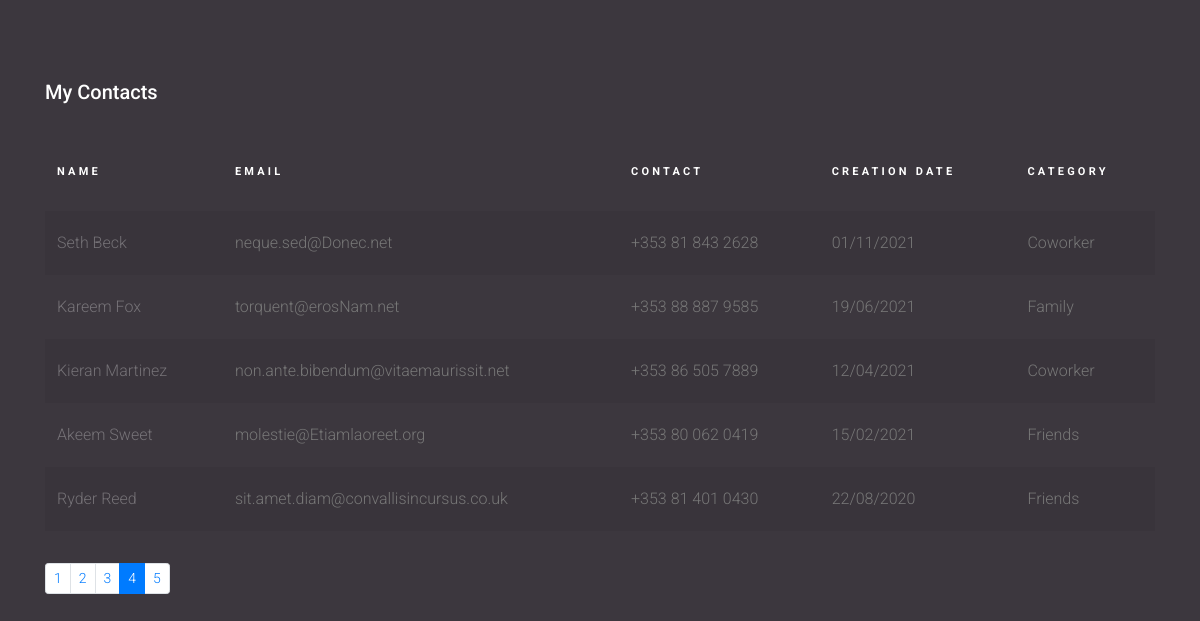
/?page=4, run on the app's committed database.
### contacts/models.py (models this page shows, shortened)
class Contact(models.Model):
    name = models.CharField(max_length=50)
    email = models.CharField(max_length=100)
    contact = models.CharField(max_length=50)
    description = models.TextField(blank=True)
    creation_date = models.DateTimeField(default=timezone.now)
    category = models.ForeignKey(Category, on_delete=models.DO_NOTHING)
    to_show = models.BooleanField(default=True)

class Category(models.Model):
    name = models.CharField(max_length=50)
    def __str__(self):
        return self.name

### contacts/views.py (the view)
# urls.py: path('', views.index, name='index'),
def index(request):
    contacts = Contact.objects.all()
    paginator = Paginator(contacts, 5)
    page = request.GET.get('page')
    contacts = paginator.get_page(page)
    return render(request, 'contacts/index.html', {
        'contacts': contacts
    })

### contacts/templates/contacts/index.html
{% extends 'base.html' %}
{% block 'content' %}
<div class="content">
    <div class="container">
        <h2 class="mb-5">My Contacts</h2>
        <div class="table-responsive">
            <table class="table table-striped custom-table">
                <thead>
                <tr>
                    <th scope="col">Name</th>
                    <th scope="col">Email</th>
                    <th scope="col">Contact</th>
                    <th scope="col">Creation Date</th>
                    <th scope="col">Category</th>
                </tr>
                </thead>
                <tbody>
                {% for contact in contacts %}
                {% if contact.to_show %}
                <tr scope="row">
                    <td><a href="{% url 'details' contact.id %}">{{ contact.name }}</a></td>
                    <td>
                        {{ contact.email }}
                    </td>
                    <td>{{ contact.contact }}</td>
                    <td>{{ contact.creation_date | date:'d/m/Y' }}</td>
                    <td>{{ contact.category }}</td>
                </tr>
                {% endif %}
                {% endfor %}
                </tbody>
            </table>
        </div>
    </div>
</div>
<div class="container">
    <nav aria-label="Page navigation example">
        <ul class="pagination pagination-sm">
            {% for page in contacts.paginator.page_range %}
                {% if contacts.number == page %}
                    <li class="page-item active">
                        <a class="page-link" href="?page={{ page }}">{{ page }}</a>
                    </li>
                {% else %}
                    <li class="page-item">
                        <a class="page-link" href="?page={{ page }}">{{ page }}</a>
                    </li>
                {% endif %}
            {% endfor %}
        </ul>
    </nav>
</div>
{% endblock %}

### templates/static/css/style.css (style rules this page uses)
body { font-family: "Roboto", -apple-system, BlinkMacSystemFont, "Segoe UI", Roboto, "Helvetica Neue", Arial, "Noto Sans", sans-serif, "Apple Color Emoji", "Segoe UI Emoji", "Segoe UI Symbol", "Noto Color Emoji"; background-color: #3c373e; font-weight: 300; }
h1, h2, h3, h4, h5, h6, .h1, .h2, .h3, .h4, .h5, .h6 { font-family: "Roboto", -apple-system, BlinkMacSystemFont, "Segoe UI", Roboto, "Helvetica Neue", Arial, "Noto Sans", sans-serif, "Apple Color Emoji", "Segoe UI Emoji", "Segoe UI Symbol", "Noto Color Emoji"; }
a { -webkit-transition: .3s all ease; -o-transition: .3s all ease; transition: .3s all ease; }
a, a:hover { text-decoration: none !important; }
.content { padding: 5rem 0 1rem 0; }
h2 { font-size: 20px; color: #fff; }
.custom-table { min-width: 900px; }
.custom-table thead tr, .custom-table thead th { padding-bottom: 30px; border-top: none; border-bottom: none !important; color: #fff; font-size: 11px; text-transform: uppercase; letter-spacing: .2rem; }
.custom-table tbody th, .custom-table tbody td { color: #777; font-weight: 400; padding-bottom: 20px; padding-top: 20px; font-weight: 300; border: none; -webkit-transition: .3s all ease; -o-transition: .3s all ease; transition: .3s all ease; }
.custom-table tbody th a, .custom-table tbody td a { color: rgba(255, 255, 255, 0.3); }
.custom-table tbody tr { -webkit-transition: .3s all ease; -o-transition: .3s all ease; transition: .3s all ease; }

### data on the page
Contact: name "Seth Beck", email "neque.sed@Donec.net", contact "+353 81 843 2628", creation_date "01/11/2021", category "Coworker"
Contact: name "Kareem Fox", email "torquent@erosNam.net", contact "+353 88 887 9585", creation_date "19/06/2021", category "Family"
Contact: name "Kieran Martinez", email "non.ante.bibendum@vitaemaurissit.net", contact "+353 86 505 7889", creation_date "12/04/2021", category "Coworker"
Contact: name "Akeem Sweet", email "molestie@Etiamlaoreet.org", contact "+353 80 062 0419", creation_date "15/02/2021", category "Friends"
Contact: name "Ryder Reed", email "sit.amet.diam@convallisincursus.co.uk", contact "+353 81 401 0430", creation_date "22/08/2020", category "Friends"

### other printed values
{{ page }} "1" "2" "3" "5"
{{ page }} "4"
